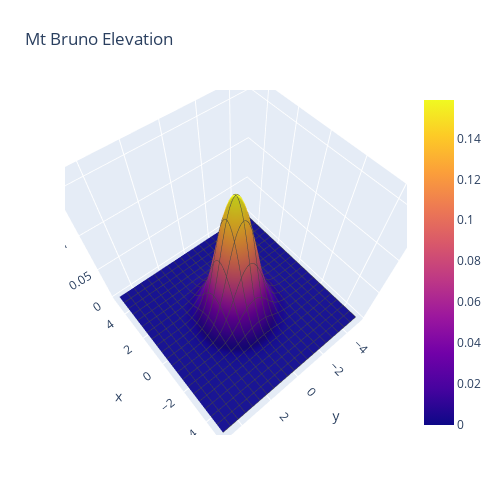

The notebook cell this image was saved under:
### Code cell
import plotly.graph_objects as go
import pandas as pd
import numpy as np
from scipy.stats import multivariate_normal

m = 2 #dimension
mean = np.zeros(m)
sigma = np.eye(m)

N = 100
x1 = np.linspace(-5, 5, N)
x2 = np.linspace(-5, 5, N)

X1, X2 = np.meshgrid(x1, x2)
X = np.c_[np.ravel(X1), np.ravel(X2)]

Y_plot = multivariate_normal.pdf(x=X, mean=mean, cov=sigma)
Y_plot = Y_plot.reshape(X1.shape)

fig = go.Figure(data=[go.Surface(z=Y_plot, x=X1, y=X2)])
fig.update_layout(title='Mt Bruno Elevation', autosize=False,
                  width=500, height=500,
                  margin=dict(l=65, r=50, b=65, t=90))
fig.update_traces(hidesurface=False, contours=dict(x=dict(show=True, start=-10, end=10, size=0.5), y=dict(show=True, start=-10, end=10, size=0.5)))
fig.show()

### Figure 1 — Plotly figure (JSON) as saved in the notebook; plotly's stock layout.template omitted (floating-point values rounded to 4 significant figures; data arrays with more than 128 entries replaced by an {"elided": "..."} marker saying what was removed)
{"data": [{"contours": {"x": {"end": 10, "show": true, "size": 0.5, "start": -10}, "y": {"end": 10, "show": true, "size": 0.5, "start": -10}}, "hidesurface": false, "type": "surface", "x": {"elided": "100x100 float values"}, "y": {"elided": "100x100 float values"}, "z": {"elided": "100x100 float values"}}], "layout": {"autosize": false, "height": 500, "margin": {"b": 65, "l": 65, "r": 50, "t": 90}, "scene": {"aspectmode": "auto", "aspectratio": {"x": 1, "y": 1, "z": 1}, "camera": {"center": {"x": 0, "y": 0, "z": 0}, "eye": {"x": -0.7893, "y": 0.6541, "z": 1.645}, "projection": {"type": "perspective"}, "up": {"x": 0.00604, "y": 0.001566, "z": 1.0}}}, "title": {"text": "Mt Bruno Elevation"}, "width": 500}}
